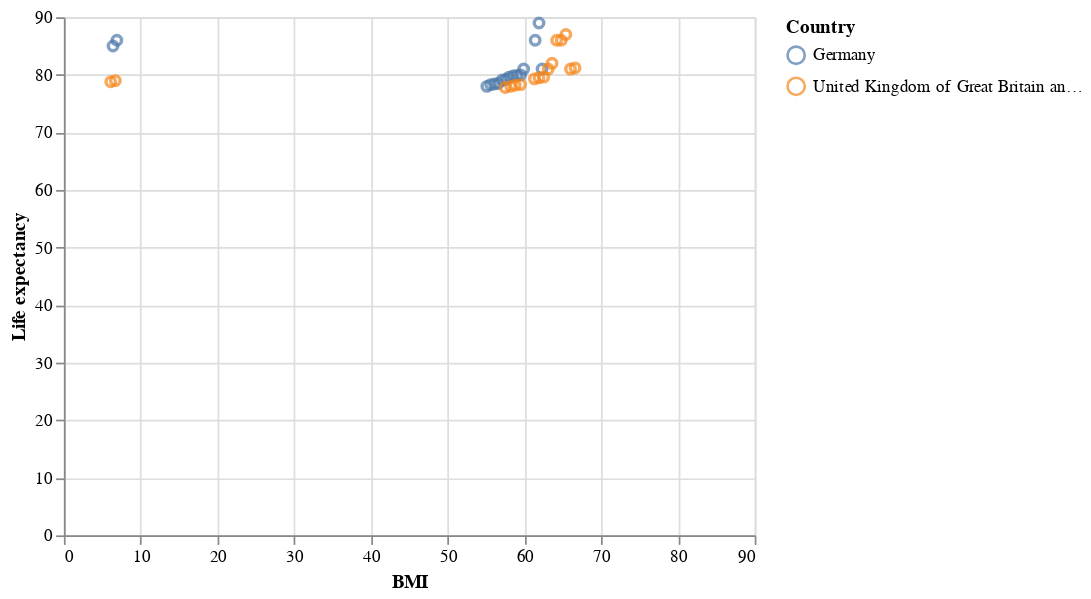

The cell this chart's notebook holds for it:
### Markdown cell above
We noticed that the BMI  values of the selected countries are very high (over 50) but that is also the case for many other countries in the dataset (UK, Germany etc.). We are interested primarily in the relationship of these two variables and the change over time rather than the absolute values.

### Code cell
comparison_countries = ['United Kingdom of Great Britain and Northern Ireland', 'Germany']

comparison = health_factors[['Status',"Year", "Country", "Life expectancy","BMI"]]

comparison_1 = comparison[comparison['Country'].isin(comparison_countries)]

alt.Chart(comparison_1).mark_point().encode(
    x=alt.X('BMI', scale=alt.Scale(domain=(0, 90))),
    y=alt.Y('Life expectancy', scale=alt.Scale(domain=(0, 90))),
    color = 'Country',
)

### Figure 1 — Vega-Lite specification as saved in the notebook (floating-point values rounded to 4 significant figures)
{"config": {"view": {"continuousWidth": 400, "continuousHeight": 300}}, "data": {"name": "data-11b1677199cbbacb449607178ef7ab6c"}, "mark": "point", "encoding": {"color": {"field": "Country", "type": "nominal"}, "x": {"field": "BMI", "scale": {"domain": [0, 90]}, "type": "quantitative"}, "y": {"field": "Life expectancy", "scale": {"domain": [0, 90]}, "type": "quantitative"}}, "$schema": "https://vega.github.io/schema/vega-lite/v4.17.0.json", "datasets": {"data-11b1677199cbbacb449607178ef7ab6c": [{"Status": "Developed", "Year": 2015, "Country": "Germany", "Life expectancy": 81.0, "BMI": 62.3}, {"Status": "Developed", "Year": 2014, "Country": "Germany", "Life expectancy": 89.0, "BMI": 61.9}, {"Status": "Developed", "Year": 2013, "Country": "Germany", "Life expectancy": 86.0, "BMI": 61.4}, {"Status": "Developed", "Year": 2012, "Country": "Germany", "Life expectancy": 86.0, "BMI": 6.9}, {"Status": "Developed", "Year": 2011, "Country": "Germany", "Life expectancy": 85.0, "BMI": 6.4}, {"Status": "Developed", "Year": 2010, "Country": "Germany", "Life expectancy": 81.0, "BMI": 59.9}, {"Status": "Developed", "Year": 2009, "Country": "Germany", "Life expectancy": 80.0, "BMI": 59.5}, {"Status": "Developed", "Year": 2008, "Country": "Germany", "Life expectancy": 79.9, "BMI": 59.0}, {"Status": "Developed", "Year": 2007, "Country": "Germany", "Life expectancy": 79.8, "BMI": 58.5}, {"Status": "Developed", "Year": 2006, "Country": "Germany", "Life expectancy": 79.6, "BMI": 58.0}, {"Status": "Developed", "Year": 2005, "Country": "Germany", "Life expectancy": 79.2, "BMI": 57.6}, {"Status": "Developed", "Year": 2004, "Country": "Germany", "Life expectancy": 79.1, "BMI": 57.1}, {"Status": "Developed", "Year": 2003, "Country": "Germany", "Life expectancy": 78.5, "BMI": 56.6}, {"Status": "Developed", "Year": 2002, "Country": "Germany", "Life expectancy": 78.4, "BMI": 56.1}, {"Status": "Developed", "Year": 2001, "Country": "Germany", "Life expectancy": 78.3, "BMI": 55.6}, {"Status": "Developed", "Year": 2000, "Country": "Germany", "Life expectancy": 78.0, "BMI": 55.1}, {"Status": "Developed", "Year": 2015, "Country": "United Kingdom of Great Britain and Northern Ireland", "Life expectancy": 81.2, "BMI": 66.6}, {"Status": "Developed", "Year": 2014, "Country": "United Kingdom of Great Britain and Northern Ireland", "Life expectancy": 81.0, "BMI": 66.0}, {"Status": "Developed", "Year": 2013, "Country": "United Kingdom of Great Britain and Northern Ireland", "Life expectancy": 87.0, "BMI": 65.4}, {"Status": "Developed", "Year": 2012, "Country": "United Kingdom of Great Britain and Northern Ireland", "Life expectancy": 86.0, "BMI": 64.8}, {"Status": "Developed", "Year": 2011, "Country": "United Kingdom of Great Britain and Northern Ireland", "Life expectancy": 86.0, "BMI": 64.2}, {"Status": "Developed", "Year": 2010, "Country": "United Kingdom of Great Britain and Northern Ireland", "Life expectancy": 82.0, "BMI": 63.6}, {"Status": "Developed", "Year": 2009, "Country": "United Kingdom of Great Britain and Northern Ireland", "Life expectancy": 81.0, "BMI": 63.1}, {"Status": "Developed", "Year": 2008, "Country": "United Kingdom of Great Britain and Northern Ireland", "Life expectancy": 79.6, "BMI": 62.5}, {"Status": "Developed", "Year": 2007, "Country": "United Kingdom of Great Britain and Northern Ireland", "Life expectancy": 79.5, "BMI": 61.9}, {"Status": "Developed", "Year": 2006, "Country": "United Kingdom of Great Britain and Northern Ireland", "Life expectancy": 79.3, "BMI": 61.3}, {"Status": "Developed", "Year": 2005, "Country": "United Kingdom of Great Britain and Northern Ireland", "Life expectancy": 79.0, "BMI": 6.7}, {"Status": "Developed", "Year": 2004, "Country": "United Kingdom of Great Britain and Northern Ireland", "Life expectancy": 78.8, "BMI": 6.1}, {"Status": "Developed", "Year": 2003, "Country": "United Kingdom of Great Britain and Northern Ireland", "Life expectancy": 78.3, "BMI": 59.5}, {"Status": "Developed", "Year": 2002, "Country": "United Kingdom of Great Britain and Northern Ireland", "Life expectancy": 78.2, "BMI": 58.8}, {"Status": "Developed", "Year": 2001, "Country": "United Kingdom of Great Britain and Northern Ireland", "Life expectancy": 78.0, "BMI": 58.2}, {"Status": "Developed", "Year": 2000, "Country": "United Kingdom of Great Britain and Northern Ireland", "Life expectancy": 77.8, "BMI": 57.5}]}}
